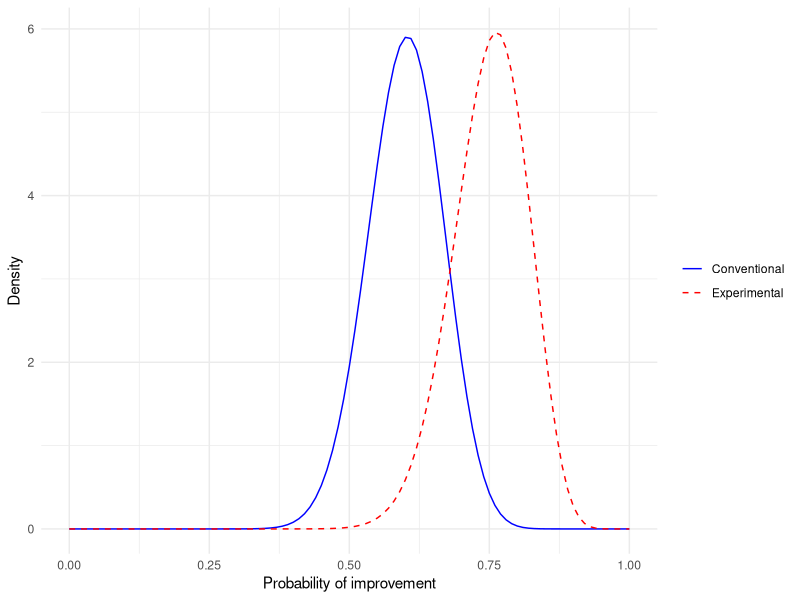
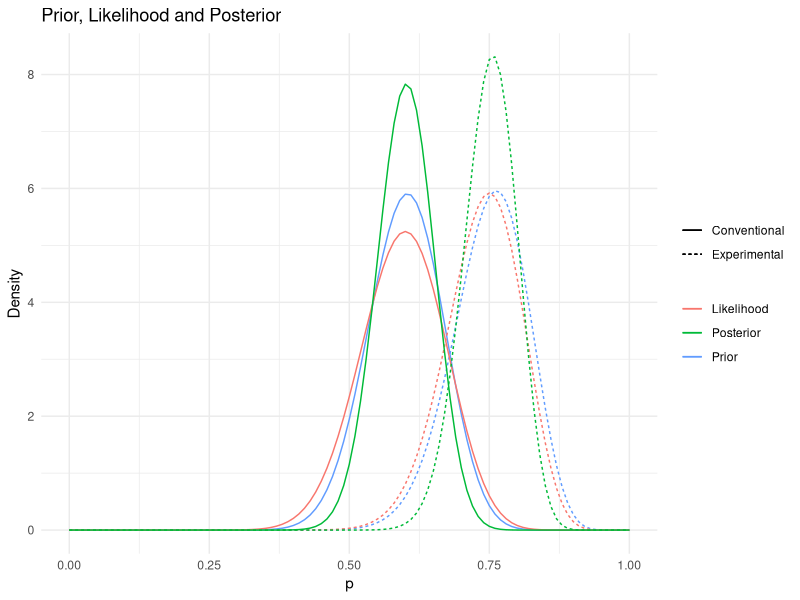
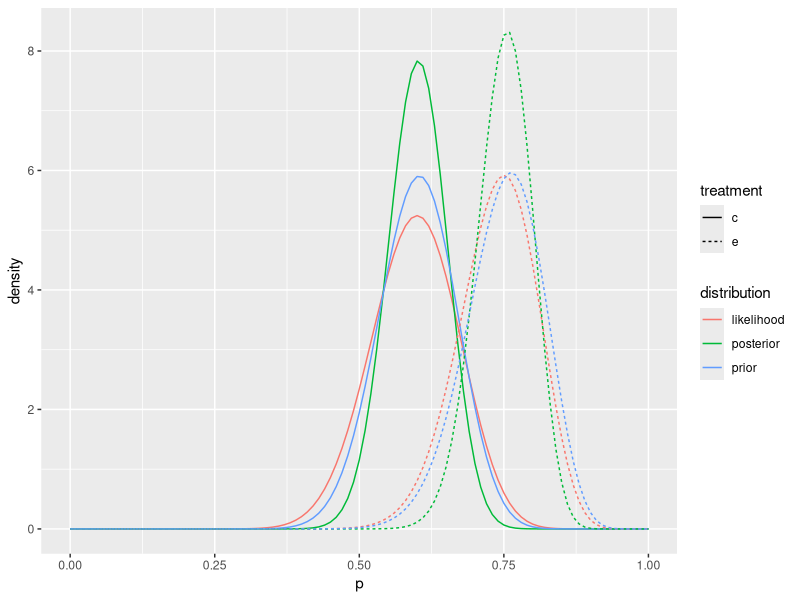
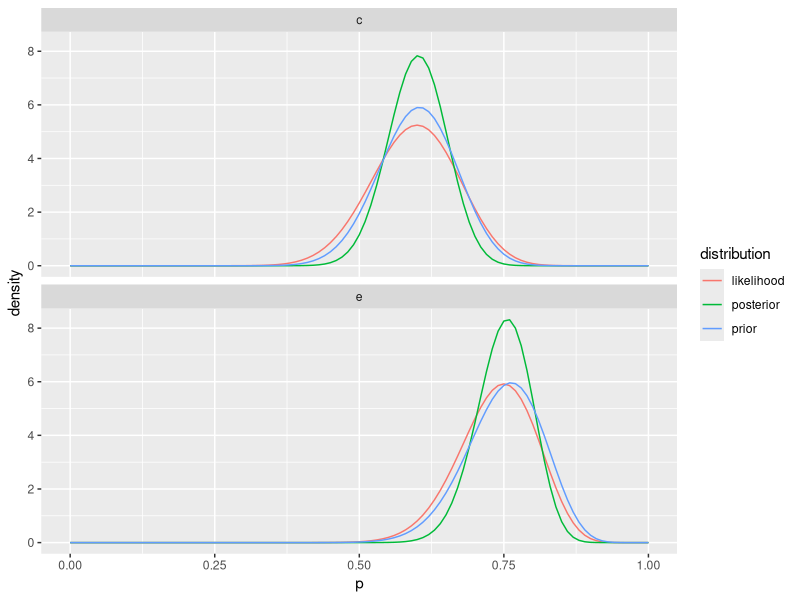
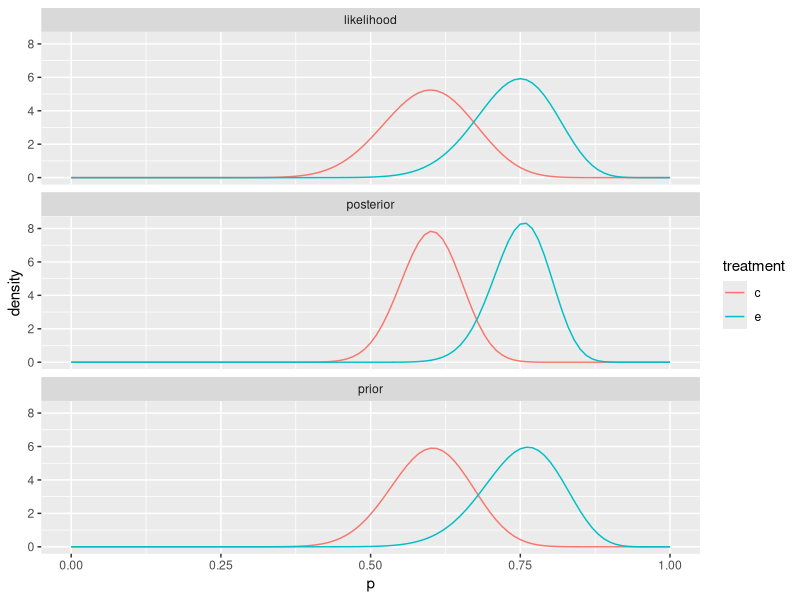

The R script that drew these images, in order: (Note: this script raises an error after producing the figures.)
# Session 3: Comparison of 2 treatments

install.packages("tidyr")   # solo la primera vez
library(tidyr)
install.packages("ggplot2")  # solo la primera vezplot")
library(ggplot2)
install.packages("dplyr")   # solo la primera vez
library(dplyr)
# Exercise 3.1: Burns

# a) Choose a priori distribution for every treatment according to the statement

#http://www.wolframalpha.com/
#solve(a/(a+b)=, sqrt((ab)/((a+b)^2*(a+b+1)))=)

## Prior distributions
delta_p <- 0.01
p <- seq(0, 1, delta_p)

# Conventional prior: 0.4 < p < 0.8
prior_par_c <- c(alpha = 159/5, beta = 106/5)
prior_c <- dbeta(p, prior_par_c[1], prior_par_c[2])

# Experimental prior: 0.6 < p < 0.9
prior_par_e <- c(alpha = 1977/64, beta = 659/64)
prior_e <- dbeta(p, prior_par_e[1], prior_par_e[2])
  
# Plot prior comparison
fortheplot <- tibble(p, prior_c, prior_e) %>%
  pivot_longer(cols = c(prior_c, prior_e), names_to = "treatment", values_to = "density")
ggplot(fortheplot, aes(p, density, color = treatment, linetype = treatment)) +
  geom_line() +  labs(x = "Probability of improvement", y = "Density") +
  scale_color_manual(values = c("blue", "red"), labels = c("Conventional", "Experimental")) +
  scale_linetype_manual(values = c("solid", "dashed"), labels = c("Conventional", "Experimental")) +
  theme_minimal() +
  theme(legend.title = element_blank())
  
#delete df
rm(df)

# b) Draw the prior distribution, the posterior distribution and the likelihood
# function for every treatment in the same graph.

## Data
n <- 40
y_c <- 24
y_e <- 30


## Likelihood distributions
likelihood_c <- dbinom(y_c, n, p)
likelihood_e <- dbinom(y_e, n, p)
## Posterior distributions
posterior_c <- dbeta(p, prior_par_c[1] + y_c, prior_par_c[2] + n - y_c) # looking at wikipedia formula
posterior_e <- dbeta(p, prior_par_e[1] + y_e, prior_par_e[2] + n - y_e)
#Plots of each treatment together
std_dist <- function(x, delta) {
  x / (sum(x) * delta)
}
## Posterior distributions
# b.1) Grid solution:
# Standardize likelihoods
# Calculate products
# Posteriors: standardize products
df_b <- tibble(
  p = p,
  prior_c = prior_c,
  prior_e = prior_e,
  likelihood_c = std_dist(likelihood_c, delta_p),
  likelihood_e = std_dist(likelihood_e, delta_p)
) %>%
  mutate(
    product_c = prior_c * likelihood_c,
    product_e = prior_e * likelihood_e,
    posterior_c = std_dist(product_c, delta_p),
    posterior_e = std_dist(product_e, delta_p)
  )

# Plot
ggplot(df_b) +
  geom_line(aes(x = p, y = prior_c, linetype = "Conventional", color = "Prior")) +
  geom_line(aes(x = p, y = prior_e, linetype = "Experimental", color = "Prior")) +
  geom_line(aes(x = p, y = likelihood_c, linetype = "Conventional", color = "Likelihood")) +
  geom_line(aes(x = p, y = likelihood_e, linetype = "Experimental", color = "Likelihood")) +
  geom_line(aes(x = p, y = posterior_c, linetype = "Conventional", color = "Posterior")) +
  geom_line(aes(x = p, y = posterior_e, linetype = "Experimental", color = "Posterior")) +
  labs(title = "Prior, Likelihood and Posterior", x = "p", y = "Density") +
  theme_minimal() +
  theme(legend.title = element_blank())
# > Exercise:
# Instead of using 2 aesthetics (linetype and color), 
# use facet_wrap to compare distributions.
df_long <- df_b %>%
  select(-c(product_c, product_e)) %>%
  gather(distribution, density,-p) %>%
  separate(distribution, into = c("distribution", "treatment"), sep = "_")
ggplot(df_long) +
  geom_line(aes(x = p, y = density, linetype = treatment, col = distribution))
ggplot(df_long) +
  geom_line(aes(x = p, y = density, col = distribution)) +
  facet_wrap(~ treatment, ncol = 1)

# Facet by distribution
ggplot(df_long) +
  geom_line(aes(x = p, y = density, col = treatment)) +
  facet_wrap(~ distribution, ncol = 1)


# c) Draw the posterior distribution of the difference between rates of
# improvement.
n_sim<-10000
df_b%>%
  select(p,posterior_c,posterior_e)

post_sim_c<-sample(p,size=n_sim,replace=TRUE,prob=df_b$posterior_c)
post_sim_e<-sample(p,size=n_sim,replace=TRUE,prob=df_b$posterior_e)
gamma<-post_sim_e-post_sim_c
#c.2)Simulatefromanalyticalsolution(conjugate)
n_sim<-10000
post_sim_c<-rbeta(n_sim,posterior_par_c[1],posterior_par_c[2])
post_sim_e<-rbeta(n_sim,posterior_par_e[1],posterior_par_e[2])
gamma_2<-post_sim_e-post_sim_c
#c.3)Plot
fig<-ggplot()+
  geom_density(data=tibble(gamma), aes(gamma))+
  geom_density(data=tibble(gamma_2),aes(gamma_2))
fig


# d) Compute the probability that the probability to improve using the
# experimental treatment is larger than using the conventional treatment.
fig +
  geom_vline(xintercept = 0, color = "red")

mean(gamma > 0)


# e) Compute and draw the posterior distribution for the Odds Ratio and give a
# 95% credible interval for it. Interpret the result.

# odds_ratio = p / (1-p)
odds_c <- post_sim_c / (1 - post_sim_c)
odds_e <- post_sim_e / (1 - post_sim_e)

# 95% credible interval
ci95_c <- quantile(odds_c, probs = c(0.025, 0.975))
ci95_e <- quantile(odds_e, probs = c(0.025, 0.975))

# Plot
odds <- tibble(odds_c, odds_e) %>%
  gather(treatment, odds)

ggplot(odds) +
  geom_density(aes(odds, col = treatment))



# > Optional exercise:
#
# Redo the calculations using a normal priori
